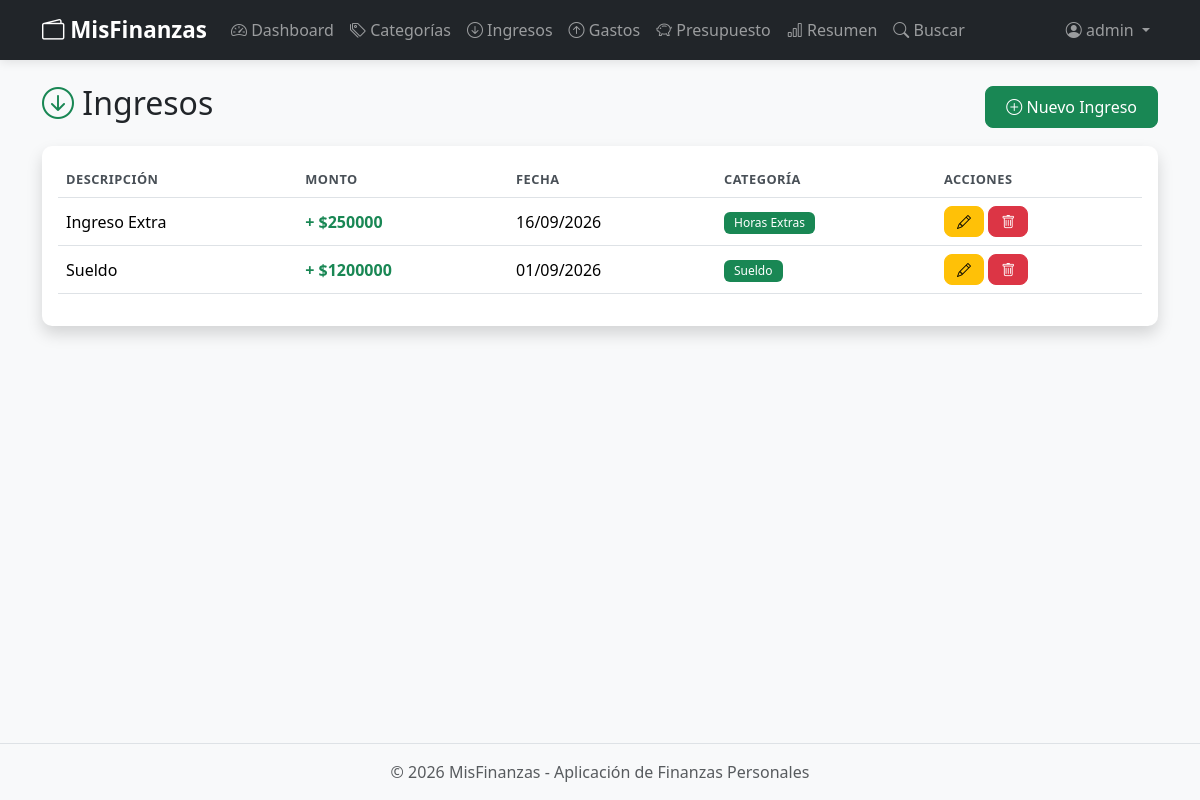
Page /ingresos/ (signed in) on the committed database.
### core/models.py (models this page shows, shortened)
class Ingreso(models.Model):
    usuario = models.ForeignKey(User, on_delete=models.CASCADE)
    descripcion = models.CharField(max_length=200)
    monto = models.DecimalField(max_digits=10, decimal_places=2)
    fecha = models.DateField()
    categoria = models.ForeignKey(
        Categoria, on_delete=models.CASCADE, limit_choices_to={"tipo": "INGRESO"}
    )
    class Meta:
        verbose_name = "Ingreso"
        verbose_name_plural = "Ingresos"
        ordering = ["-fecha"]

class Categoria(models.Model):
    TIPOS = [
        ("INGRESO", "Ingreso"),
        ("GASTO", "Gasto"),
    ]
    usuario = models.ForeignKey(User, on_delete=models.CASCADE)
    nombre = models.CharField(max_length=100)
    tipo = models.CharField(max_length=10, choices=TIPOS)
    class Meta:
        verbose_name = "Categoría"
        verbose_name_plural = "Categorías"
        ordering = ["tipo", "nombre"]
        unique_together = ("usuario", "nombre", "tipo")

### core/views.py (the view)
# urls.py: path("ingresos/", views.IngresoListView.as_view(), name="ingreso_list"),
class IngresoListView(LoginRequiredMixin, ListView):
    model = Ingreso
    template_name = "core/ingreso_list.html"
    context_object_name = "ingresos"
    paginate_by = 10
    def get_queryset(self):
        return Ingreso.objects.filter(usuario=self.request.user).select_related("categoria")

### core/templates/core/ingreso_list.html (shortened to what this page needs)
{% extends "core/base.html" %}
{% block content %}
<div class="d-flex justify-content-between align-items-center mb-3">
    <h2><i class="bi bi-arrow-down-circle text-success"></i> Ingresos</h2>
    <a href="{% url 'ingreso_create' %}" class="btn btn-success">
        <i class="bi bi-plus-circle"></i> Nuevo Ingreso
    </a>
</div>
<div class="card shadow">
    <div class="card-body">
        <div class="table-responsive">
            <table class="table table-hover">
                <thead>
                    <tr>
                        <th>Descripción</th>
                        <th>Monto</th>
                        <th>Fecha</th>
                        <th>Categoría</th>
                        <th>Acciones</th>
                    </tr>
                </thead>
                <tbody>
                    {% for ingreso in ingresos %}
                    <tr>
                        <td>{{ ingreso.descripcion }}</td>
                        <td class="text-success fw-bold">+ ${{ ingreso.monto|floatformat:0 }}</td>
                        <td>{{ ingreso.fecha|date:"d/m/Y" }}</td>
                        <td><span class="badge bg-success">{{ ingreso.categoria.nombre }}</span></td>
                        <td>
                            <a href="{% url 'ingreso_update' ingreso.pk %}" class="btn btn-sm btn-warning">
                                <i class="bi bi-pencil"></i>
                            </a>
                            <a href="{% url 'ingreso_delete' ingreso.pk %}" class="btn btn-sm btn-danger">
                                <i class="bi bi-trash"></i>
                            </a>
                        </td>
                    </tr>
                    {% empty %}
                    <tr>
                        <td colspan="5" class="text-center text-muted py-4">
                            <i class="bi bi-inbox"></i> No hay ingresos registrados.
                        </td>
                    </tr>
                    {% endfor %}
                </tbody>
            </table>
        </div>
    </div>
</div>
{% endblock %}

### core/templates/core/base.html (shortened to what this page needs)
<!DOCTYPE html>
{% load static %}
<html lang="es">
<head>
    <link href="https://cdn.jsdelivr.net/npm/bootstrap@5.3.3/dist/css/bootstrap.min.css" rel="stylesheet">
    <link rel="stylesheet" href="https://cdn.jsdelivr.net/npm/bootstrap-icons@1.11.3/font/bootstrap-icons.min.css">
    <link rel="stylesheet" href="{% static 'core/css/style.css' %}">
</head>
<body>
    <nav class="navbar navbar-expand-lg navbar-dark bg-dark">
        <div class="container">
            <a class="navbar-brand fw-bold" href="{% if user.is_authenticated %}{% url 'dashboard' %}{% else %}{% url 'login' %}{% endif %}">
                <i class="bi bi-wallet2"></i> MisFinanzas
            </a>
            <div class="collapse navbar-collapse" id="navbarNav">
                {% if user.is_authenticated %}
                <ul class="navbar-nav me-auto">
                    <li class="nav-item">
                        <a class="nav-link" href="{% url 'dashboard' %}">
                            <i class="bi bi-speedometer2"></i> Dashboard
                        </a>
                    </li>
                    <li class="nav-item">
                        <a class="nav-link" href="{% url 'categoria_list' %}">
                            <i class="bi bi-tags"></i> Categorías
                        </a>
                    </li>
                    <li class="nav-item">
                        <a class="nav-link" href="{% url 'ingreso_list' %}">
                            <i class="bi bi-arrow-down-circle"></i> Ingresos
                        </a>
                    </li>
                    <li class="nav-item">
                        <a class="nav-link" href="{% url 'gasto_list' %}">
                            <i class="bi bi-arrow-up-circle"></i> Gastos
                        </a>
                    </li>
                    <li class="nav-item">
                        <a class="nav-link" href="{% url 'presupuesto_list' %}">
                            <i class="bi bi-piggy-bank"></i> Presupuesto
                        </a>
                    </li>
                    <li class="nav-item">
                        <a class="nav-link" href="{% url 'resumen' %}">
                            <i class="bi bi-bar-chart"></i> Resumen
                        </a>
                    </li>
                    <li class="nav-item">
                        <a class="nav-link" href="{% url 'busqueda' %}">
                            <i class="bi bi-search"></i> Buscar
                        </a>
                    </li>
                </ul>
                <ul class="navbar-nav">
                    <li class="nav-item dropdown">
                        <a class="nav-link dropdown-toggle" href="#" role="button" data-bs-toggle="dropdown">
                            <i class="bi bi-person-circle"></i> {{ user.first_name|default:user.username }}
                        </a>
                    </li>
                </ul>
                {% endif %}
            </div>
        </div>
    </nav>
    <main class="container my-4">
        {% block content %}{% endblock %}
    </main>
    <footer class="bg-light text-center py-3 mt-5">
        <p class="mb-0 text-muted">&copy; {% now "Y" %} MisFinanzas - Aplicación de Finanzas Personales</p>
    </footer>
</body>
</html>

### core/static/core/css/style.css (style rules this page uses)
:root { --ingreso-color: #198754; --gasto-color: #dc3545; }
body { background-color: #f8f9fa; min-height: 100vh; display: flex; flex-direction: column; }
main { flex: 1; }
.card { border-radius: 10px; border: none; transition: transform 0.2s ease, box-shadow 0.2s ease; }
.table th { border-top: none; font-weight: 600; color: #495057; text-transform: uppercase; font-size: 0.8rem; letter-spacing: 0.5px; }
.table td { vertical-align: middle; }
.navbar { box-shadow: 0 2px 10px rgba(0, 0, 0, 0.1); }
.navbar-brand { font-size: 1.4rem; }
.btn { border-radius: 8px; padding: 8px 20px; font-weight: 500; transition: all 0.2s; }
.btn-sm { padding: 4px 12px; }
.badge { font-weight: 500; padding: 5px 10px; }
footer { border-top: 1px solid #dee2e6; }

### rows in the picture
Ingreso: descripcion "Ingreso Extra", monto "250000", fecha "16/09/2026", categoria.nombre "Horas Extras"
Ingreso: descripcion "Sueldo", monto "1200000", fecha "01/09/2026", categoria.nombre "Sueldo"

### other values in the picture
{{ user.first_name|default:user.username }} "admin"
